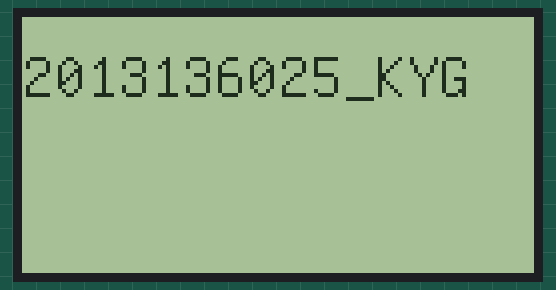
Simulated run of this sketch. Board: Arduino Uno, built with avr-gcc and run on an emulated ATmega328P. On the bench: 128×64 one-colour display.

Above: at 0.2 s.

The sketch:

sketch_nov28a.ino
```cpp
#include <U8glib.h>

U8GLIB_NHD_C12864 u8g(13, 11, 10, 9, 8);  // SPI Com: SCK = 13, MOSI = 11, CS = 10, CD = 9, RST = 8


void draw(void) {
  // graphic commands to redraw the complete screen should be placed here
  u8g.setFont(u8g_font_unifont);
  //u8g.setFont(u8g_font_osb21);
  u8g.drawStr( 0, 20, "2013136025_KYG");
}

void setup(void) {
  u8g.setContrast(0); // Config the contrast to the best effect
  u8g.setRot180();// rotate screen, if required
  // set SPI backup if required
  //u8g.setHardwareBackup(u8g_backup_avr_spi);

  // assign default color value
  if ( u8g.getMode() == U8G_MODE_R3G3B2 ) {
    u8g.setColorIndex(255);     // white
  }
  else if ( u8g.getMode() == U8G_MODE_GRAY2BIT ) {
    u8g.setColorIndex(3);         // max intensity
  }
  else if ( u8g.getMode() == U8G_MODE_BW ) {
    u8g.setColorIndex(1);         // pixel on
  }
  else if ( u8g.getMode() == U8G_MODE_HICOLOR ) {
    u8g.setHiColorByRGB(255,255,255);
  }
}

void loop(void) {
  // picture loop
  u8g.firstPage();
  do {
    draw();
  }
  while( u8g.nextPage() );

  // rebuild the picture after some delay
  delay(500);
}
```
